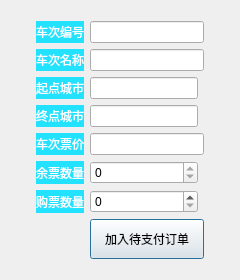
<?xml version="1.0" encoding="UTF-8"?>
<ui version="4.0">
 <class>PurchaseDialog</class>
 <widget class="QDialog" name="PurchaseDialog">
  <property name="geometry">
   <rect>
    <x>0</x>
    <y>0</y>
    <width>240</width>
    <height>280</height>
   </rect>
  </property>
  <property name="windowTitle">
   <string>购票</string>
  </property>
  <property name="styleSheet">
   <string notr="true">QDialog#PurchaseDialog {
border-image: url(:/resources/7.jpg) 0 0 0 0 stretch stretch;}</string>
  </property>
  <layout class="QGridLayout" name="gridLayout_2">
   <item row="0" column="1">
    <spacer name="verticalSpacer">
     <property name="orientation">
      <enum>Qt::Orientation::Vertical</enum>
     </property>
     <property name="sizeHint" stdset="0">
      <size>
       <width>20</width>
       <height>5</height>
      </size>
     </property>
    </spacer>
   </item>
   <item row="1" column="0">
    <spacer name="horizontalSpacer_2">
     <property name="orientation">
      <enum>Qt::Orientation::Horizontal</enum>
     </property>
     <property name="sizeHint" stdset="0">
      <size>
       <width>6</width>
       <height>20</height>
      </size>
     </property>
    </spacer>
   </item>
   <item row="1" column="1">
    <layout class="QGridLayout" name="gridLayout">
     <item row="6" column="1">
      <widget class="QSpinBox" name="spinBoxQuantity"/>
     </item>
     <item row="0" column="0">
      <widget class="QLabel" name="label">
       <property name="styleSheet">
        <string notr="true">qproperty-alignment: AlignCenter;  color: rgb(255, 255, 255);
background-color: rgb(35, 226, 255);</string>
       </property>
       <property name="text">
        <string>车次编号</string>
       </property>
      </widget>
     </item>
     <item row="5" column="1">
      <widget class="QSpinBox" name="spinBoxResidue">
       <property name="readOnly">
        <bool>true</bool>
       </property>
      </widget>
     </item>
     <item row="6" column="0">
      <widget class="QLabel" name="label_4">
       <property name="styleSheet">
        <string notr="true">qproperty-alignment: AlignCenter;  color: rgb(255, 255, 255);
background-color: rgb(35, 226, 255);</string>
       </property>
       <property name="text">
        <string>购票数量</string>
       </property>
      </widget>
     </item>
     <item row="4" column="1" colspan="2">
      <widget class="QLineEdit" name="lineEditPrice">
       <property name="readOnly">
        <bool>true</bool>
       </property>
      </widget>
     </item>
     <item row="2" column="1">
      <widget class="QLineEdit" name="lineEditStartCity">
       <property name="readOnly">
        <bool>true</bool>
       </property>
      </widget>
     </item>
     <item row="0" column="1" colspan="2">
      <widget class="QLineEdit" name="lineEditID">
       <property name="readOnly">
        <bool>true</bool>
       </property>
      </widget>
     </item>
     <item row="5" column="0">
      <widget class="QLabel" name="label_5">
       <property name="styleSheet">
        <string notr="true">qproperty-alignment: AlignCenter;  color: rgb(255, 255, 255);
background-color: rgb(35, 226, 255);</string>
       </property>
       <property name="text">
        <string>余票数量</string>
       </property>
      </widget>
     </item>
     <item row="1" column="0">
      <widget class="QLabel" name="label_2">
       <property name="styleSheet">
        <string notr="true">qproperty-alignment: AlignCenter;  color: rgb(255, 255, 255);
background-color: rgb(35, 226, 255);</string>
       </property>
       <property name="text">
        <string>车次名称</string>
       </property>
      </widget>
     </item>
     <item row="7" column="0">
      <spacer name="horizontalSpacer">
       <property name="orientation">
        <enum>Qt::Orientation::Horizontal</enum>
       </property>
       <property name="sizeHint" stdset="0">
        <size>
         <width>40</width>
         <height>20</height>
        </size>
       </property>
      </spacer>
     </item>
     <item row="1" column="1" colspan="2">
      <widget class="QLineEdit" name="lineEditName">
       <property name="readOnly">
        <bool>true</bool>
       </property>
      </widget>
     </item>
     <item row="7" column="1" colspan="2">
      <widget class="QPushButton" name="pushButton">
       <property name="minimumSize">
        <size>
         <width>80</width>
         <height>40</height>
        </size>
       </property>
       <property name="styleSheet">
        <string notr="true">QPushButton {
border-image: url(:/resources/a1.jpg) 0 0 0 0 stretch stretch;
	font: 16pt &quot;Kunstler Script&quot;;


}


QPushButton:hover {
border-image: url(:/resources/a1.jpg) 0 0 0 0 stretch stretch;

font: 8pt &quot;Kunstler Script&quot;;
}


QPushButton:pressed {
border-image: url(:/resources/a1.jpg) 0 0 0 0 stretch stretch;
	font: 20pt &quot;Kunstler Script&quot;;


}</string>
       </property>
       <property name="text">
        <string>加入待支付订单</string>
       </property>
      </widget>
     </item>
     <item row="4" column="0">
      <widget class="QLabel" name="label_3">
       <property name="styleSheet">
        <string notr="true">qproperty-alignment: AlignCenter;  color: rgb(255, 255, 255);
background-color: rgb(35, 226, 255);</string>
       </property>
       <property name="text">
        <string>车次票价</string>
       </property>
      </widget>
     </item>
     <item row="3" column="1">
      <widget class="QLineEdit" name="lineEditEndCity">
       <property name="readOnly">
        <bool>true</bool>
       </property>
      </widget>
     </item>
     <item row="2" column="0">
      <widget class="QLabel" name="label_6">
       <property name="styleSheet">
        <string notr="true">qproperty-alignment: AlignCenter;  color: rgb(255, 255, 255);
background-color: rgb(35, 226, 255);</string>
       </property>
       <property name="text">
        <string>起点城市</string>
       </property>
      </widget>
     </item>
     <item row="3" column="0">
      <widget class="QLabel" name="label_7">
       <property name="styleSheet">
        <string notr="true">qproperty-alignment: AlignCenter;  color: rgb(255, 255, 255);
background-color: rgb(35, 226, 255);</string>
       </property>
       <property name="text">
        <string>终点城市</string>
       </property>
      </widget>
     </item>
    </layout>
   </item>
   <item row="1" column="2">
    <spacer name="horizontalSpacer_3">
     <property name="orientation">
      <enum>Qt::Orientation::Horizontal</enum>
     </property>
     <property name="sizeHint" stdset="0">
      <size>
       <width>7</width>
       <height>20</height>
      </size>
     </property>
    </spacer>
   </item>
   <item row="2" column="1">
    <spacer name="verticalSpacer_2">
     <property name="orientation">
      <enum>Qt::Orientation::Vertical</enum>
     </property>
     <property name="sizeHint" stdset="0">
      <size>
       <width>20</width>
       <height>5</height>
      </size>
     </property>
    </spacer>
   </item>
  </layout>
 </widget>
 <tabstops>
  <tabstop>lineEditID</tabstop>
  <tabstop>lineEditName</tabstop>
  <tabstop>lineEditStartCity</tabstop>
  <tabstop>lineEditEndCity</tabstop>
  <tabstop>lineEditPrice</tabstop>
  <tabstop>spinBoxResidue</tabstop>
  <tabstop>spinBoxQuantity</tabstop>
  <tabstop>pushButton</tabstop>
 </tabstops>
 <resources/>
 <connections/>
</ui>
